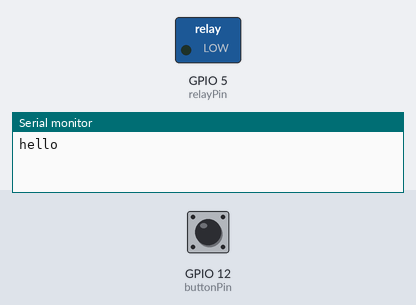
The program below on a simulated ESP8266 (NodeMCU). On the bench: switched loads named in the program (green lamp = pin HIGH), the last lines printed to the serial monitor. The inputs (shaded band) are chosen by the test bench; at power-on: GPIO 12 (buttonPin) HIGH.

Above: at 1.2 s.
1.3 s: GPIO 12 (buttonPin) pulled LOW for 0.15 s
At 2.7 s:
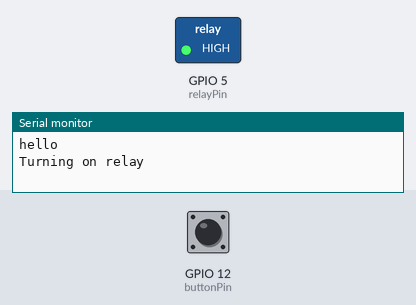
Timing chart, 0 to 4.3 s (numbered marks = the images above; inputs shaded):
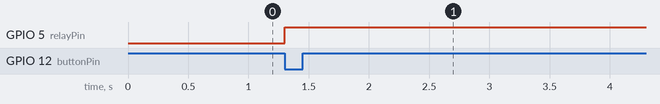

Measured:
- after the input at 1.3 s, GPIO 5 (relayPin): LOW → HIGH at once

The program:

main.cpp
```cpp
#include <Arduino.h>

// set pin numbers
const int buttonPin = 12;     // the number of the pushbutton pin
const int relayPin =  5;       // the number of the relay pin

// the last time the button was pressed
unsigned long previousMillis = 0;

// the amount of time to wait before turning off the relay
const long interval = 1000 * 60 * 5; // 5 mins
// const long interval = 1000 * 10 * 1; // 10 seconds

void ICACHE_RAM_ATTR buttonPressed() {
  previousMillis = millis();
  if (digitalRead(relayPin) == LOW) {
    Serial.print("Turning on relay\n");
    digitalWrite(relayPin, HIGH);
  }
}

void setup() {
  Serial.begin(9600);
  // initialize the button pin as an input
  pinMode(buttonPin, INPUT_PULLUP);
  // initialize the relay pin as an output
  pinMode(relayPin, OUTPUT);

  attachInterrupt(digitalPinToInterrupt(buttonPin), buttonPressed, FALLING);

  Serial.print("\nhello\n");
}

void loop() {
  unsigned long currentMillis = millis();

  if (currentMillis - previousMillis >= interval && digitalRead(relayPin) == HIGH) {
    Serial.print("turning off relay\n");
    digitalWrite(relayPin, LOW);
  }
}
```
